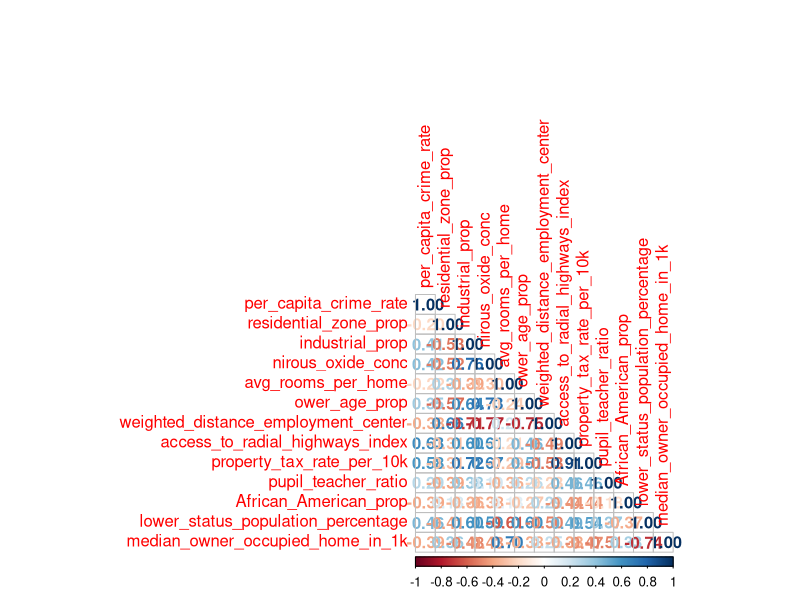

Source code (R): (Note: this script raises an error after producing the figure.)
## ---- chunk 1
knitr::opts_chunk$set(echo = TRUE)
## ---- chunk 2
library(MASS)
#data(Boston)
boston_data = Boston
names(boston_data)
help(Boston)
  # CRIM: Per capita crime rate by town
  # ZN: Proportion of residential land zoned for lots over 25,000 sq. ft
  # INDUS: Proportion of non-retail business acres per town
  # CHAS: Charles River dummy variable (= 1 if tract bounds river; 0 otherwise)
  # NOX: Nitric oxide concentration (parts per 10 million)
  # RM: Average number of rooms per dwelling
  # AGE: Proportion of owner-occupied units built prior to 1940
  # DIS: Weighted distances to five Boston employment centers
  # RAD: Index of accessibility to radial highways
  # TAX: Full-value property tax rate per $10,000
  # PTRATIO: Pupil-teacher ratio by town
  # B: 1000(Bk - 0.63)?, where Bk is the proportion of [people of African American descent] by town
  # LSTAT: Percentage of lower status of the population
  # MEDV: Median value of owner-occupied homes in per $1000s

names(boston_data$crim) = "per_capita_crime_rate"
names(boston_data) = c("per_capita_crime_rate","residential_zone_prop","industrial_prop",
                       "charles_river_tract","nirous_oxide_conc","avg_rooms_per_home",
                       "ower_age_prop","weighted_distance_employment_center",
                       "access_to_radial_highways_index","property_tax_rate_per_10k",
                       "pupil_teacher_ratio","African_American_prop","lower_status_population_percentage",
                       "median_owner_occupied_home_in_1k"
                       )


names(boston_data)
str(boston_data)
summary(boston_data)
boston_data$charles_river_tract = as.factor(boston_data$charles_river_tract)

dim(boston_data)

## ---- chunk 3
library(corrplot)
numeric_dataset = boston_data[,-4]
cor(numeric_dataset)

corrplot(cor(numeric_dataset),method =  "number",type = "lower")

library(psych)
pairs.panels(bostan_data)

## ---- chunk 4
library(caTools)
set.seed(1234)
index = sample.split(boston_data, SplitRatio = 0.7)
str(boston_data)
index
training_data = subset(boston_data, index==TRUE)
testing_data = subset(boston_data, index==FALSE)


dim(boston_data)
dim(training_data)
dim(testing_data)

## ---- chunk 5
names(training_data)
library(car)
linear_model = lm(median_owner_occupied_home_in_1k ~ . ,training_data)

summary(linear_model)

linear_model_1 = lm(median_owner_occupied_home_in_1k~. -industrial_prop -charles_river_tract -ower_age_prop, training_data)

summary(linear_model_1)

## ---- chunk 6
pred_train_medv = predict(linear_model,training_data)
head(pred_train_medv)

plot(training_data$median_owner_occupied_home_in_1k, type="l", col="green")
lines(pred_train_medv, col="blue")
## ---- chunk 7
# Backtrace model performance with testing dataset actuals 
install.packages("Metrics")
library(Metrics)
trained_mse = mse(training_data$median_owner_occupied_home_in_1k,pred_train_medv)
trained_rmse = rmse(training_data$median_owner_occupied_home_in_1k,pred_train_medv)
trained_mape = mape(training_data$median_owner_occupied_home_in_1k,pred_train_medv)

trained_r2 = summary(linear_model)$r.squared

training_model_perf = cbind(Dataset="TrainingDS",
                           MSE=round(trained_mse,3),
                           RMSE=round(trained_rmse,3),
                           MAPE=round(trained_mape,3),
                           R2=round(trained_r2,3))
training_model_perf
## ---- chunk 8
# using test data
pred_test_medv = predict(linear_model,testing_data)

## ---- chunk 9
plot(testing_data$median_owner_occupied_home_in_1k,type="l", col="green")
lines(pred_test_medv,col="blue")
## ---- chunk 10
test_mse = mse(testing_data$median_owner_occupied_home_in_1k,pred_test_medv)
test_rmse = rmse(testing_data$median_owner_occupied_home_in_1k,pred_test_medv)
test_mape = mape(testing_data$median_owner_occupied_home_in_1k,pred_test_medv)

test_r2 = cor(testing_data$median_owner_occupied_home_in_1k,pred_test_medv)^2
testing_model_perf = cbind(Dataset="TestDS",
                           MSE=round(test_mse,3),
                           RMSE=round(test_rmse,3),
                           MAPE=round(test_mape,3),
                           R2=round(test_r2,3))
testing_model_perf

## ---- chunk 11
rbind(training_model_perf,testing_model_perf)

## ---- chunk 12
rm(list=ls())
install.packages("memisc")
library(memisc)

setwd("C:/Users/Asus/Desktop/Data Science Master Program/Edureka_Studies/R Certification/004 INTRO TO MACHINE LEARNING/Linear_LogisticRegression_Code_tqow5")
diabetic_data = read.csv("Diabetes.csv",header=TRUE,stringsAsFactors = FALSE)
str(diabetic_data)

diabetic_data$Is_Diabetic_Flag =factor(diabetic_data$Is_Diabetic)

# binning
diabetic_data$age_bins = cut(diabetic_data$Age, 
                             breaks = c(18,25,35,65,100 ), 
                              labels=c(">25","25-35","35-65",">65"))
head(diabetic_data)
str(diabetic_data)
diabetic_data = diabetic_data[,-which(colnames(diabetic_data)=="Is_Diabetic")]
diabetic_data =diabetic_data[,-which(colnames(diabetic_data)=="Age")]
str(diabetic_data)

## ---- chunk 13
library(caTools)
set.seed(100)
index = sample.split(diabetic_data, SplitRatio = 0.7)
#index
training_data = subset(diabetic_data, index==TRUE)
testing_data = subset(diabetic_data, index==FALSE)
dim(training_data)

table(diabetic_data$Is_Diabetic_Flag)/nrow(diabetic_data)
table(training_data$Is_Diabetic_Flag)/nrow(training_data)
table(testing_data$Is_Diabetic_Flag)/nrow(testing_data)

## ---- chunk 14
logit_model = glm(Is_Diabetic_Flag~., data=training_data,family = "binomial")
summary(logit_model)

## ---- chunk 15
dim(testing_data)
pred_test = predict(logit_model,testing_data,type="response")

View(pred_test)

# Confusion matrix when cutoff is 0.5 / Acc = 0.7656
library(caret)
pred_class = ifelse(pred_test>0.5,"YES","NO") 
pred_class = as.factor(pred_class)
confusionMatrix(pred_class,testing_data$Is_Diabetic_Flag)

# Confusion matrix when cutoff is 0.3  / Acc =  0.7344
pred_class = ifelse(pred_test>0.3,"YES","NO")
pred_class = as.factor(pred_class)
confusionMatrix(pred_class,testing_data$Is_Diabetic)

# Confusion matrix when cutoff is 0.7 / Acc =  0.7383
pred_class = ifelse(pred_test>0.7,"YES","NO")
pred_class = as.factor(pred_class)
confusionMatrix(pred_class,testing_data$Is_Diabetic)

## ---- chunk 16
library(ROCR)
ROC_pred = prediction(pred_test,testing_data$Is_Diabetic)
ROC_perf = performance(ROC_pred,"tpr","fpr")

plot(ROC_perf,col="blue",print.cutoffs.at=seq(0.1,by=0.1),text.adj=c(-0.2,1.7),cex=0.7)

## ---- chunk 17
# Confusion matrix when cutoff is 0.4
pred_class = ifelse(pred_test>0.4,"YES","NO")
pred_class = as.factor(pred_class)
confusionMatrix(pred_class,testing_data$Is_Diabetic)
